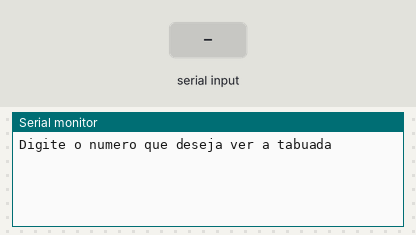
Recording of a sketch running on a simulated Arduino Uno, built with avr-gcc and run on an emulated ATmega328P. Parts: the last lines printed to the serial monitor. Inputs (shaded band) come from the test bench.

Above: at 1.2 s.
1.3 s: "90,45\n" received over Serial
At 1.69 s:
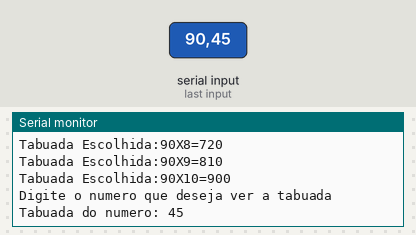
2.8 s: "30,150\n" received over Serial
At 3.18 s:
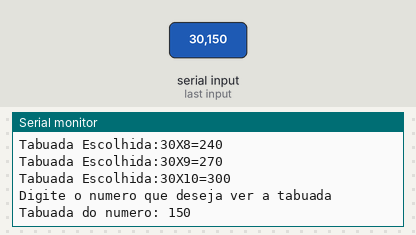
Timing chart, 0 to 5.8 s (numbered marks = the images above; inputs shaded):
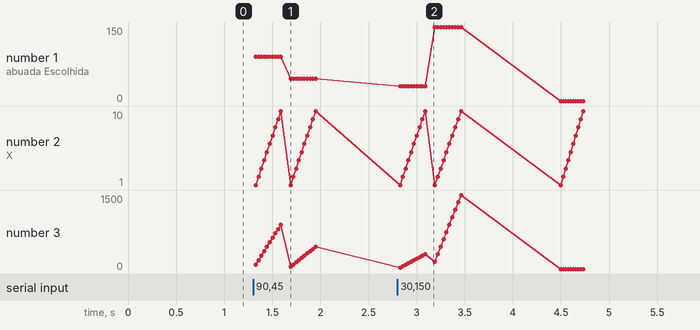

The sketch:

tabuada_inteligente1.ino
```cpp
// C++ code
//Variaveis
int tabuadaEscolhida;
int resultado;


void setup()
{
  Serial.begin(9600);
}

void loop()
{
 Serial.println("Digite o numero que deseja ver a tabuada");
  while( ! Serial.available() );
  tabuadaEscolhida = Serial.parseInt();

 Serial.println("Tabuada do numero: " + String(tabuadaEscolhida));
 Serial.println();

  for( int contador = 1; contador <= 10; contador++ ){

  resultado = tabuadaEscolhida * contador;

  Serial.print("Tabuada Escolhida:");
  Serial.print(tabuadaEscolhida);
  Serial.print("X");
  Serial.print(contador);
  Serial.print("=");
  Serial.println(resultado);


  }


}
```

Measured:
- after the input at 1.3 s, the serial monitor: prints a new line at once (image 1)
- after the input at 2.8 s, the serial monitor: prints a new line at once (image 2)
